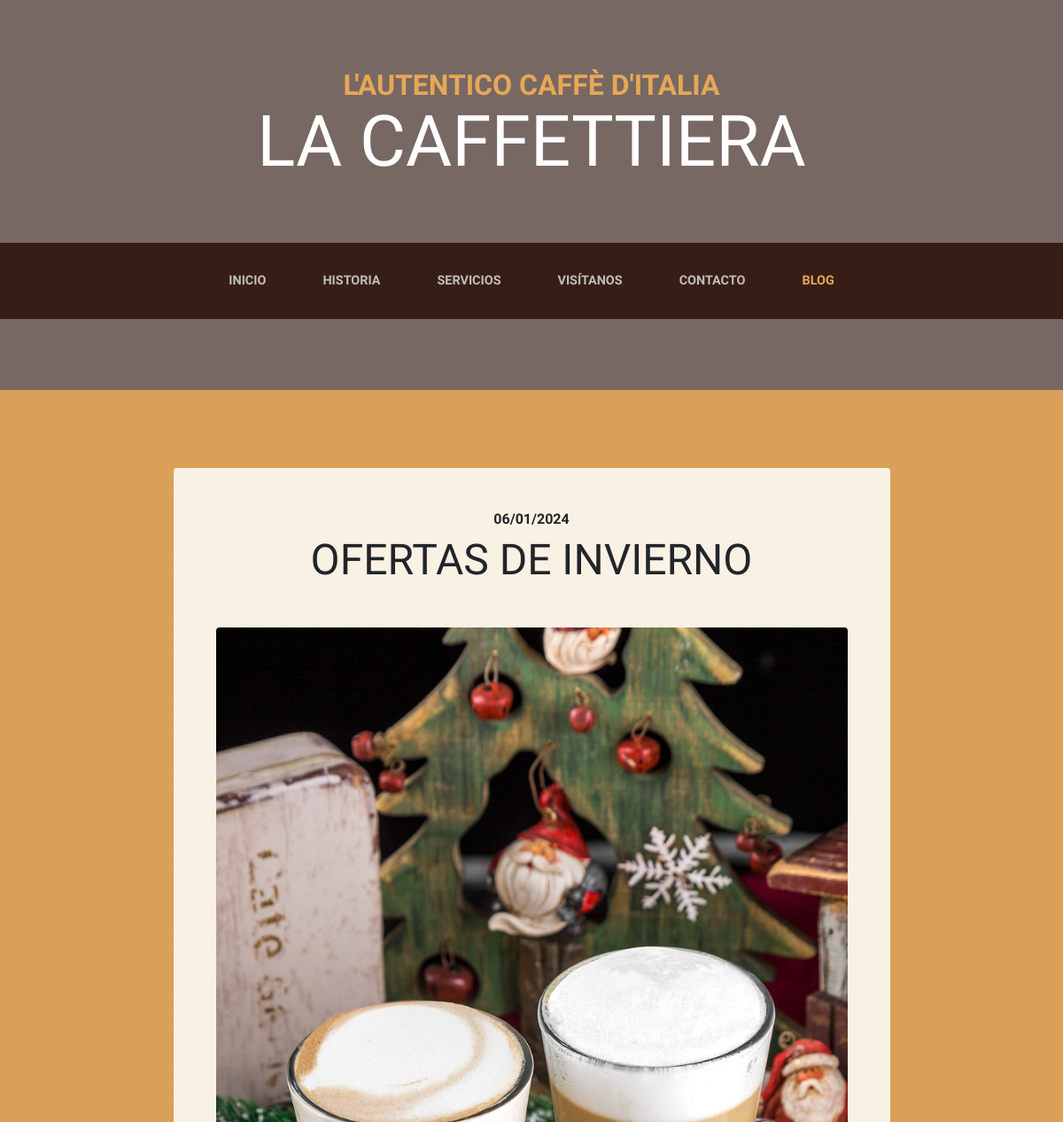
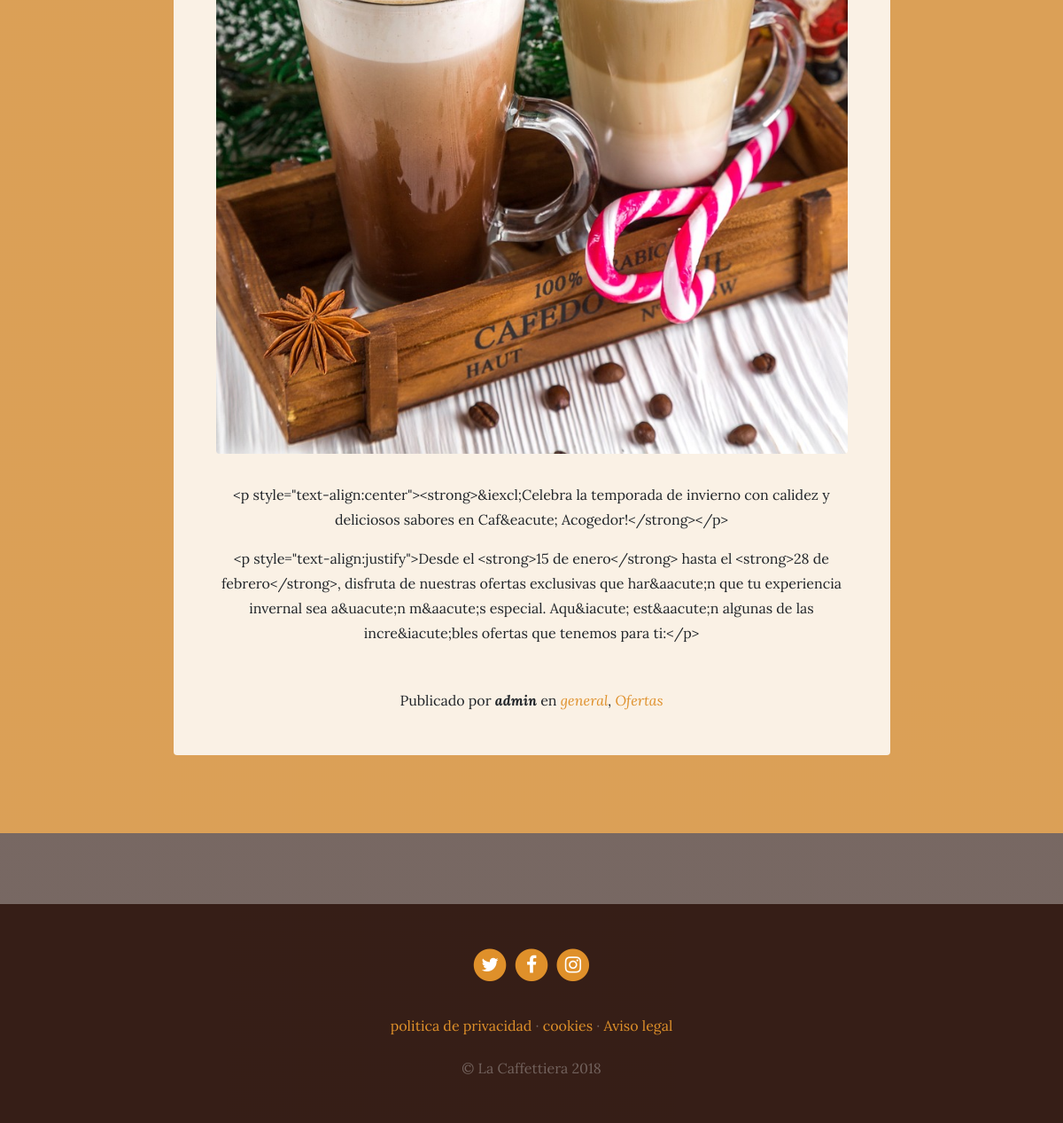
The app's page /blog/category/2/ with its own data (2 pictures, top to bottom).
### blog/models.py (models this page shows, shortened)
class Post(models.Model):
    title = models.CharField(max_length=200, verbose_name="Tìtulo")
    content = RichTextField(verbose_name="Contenido")
    published = models.DateTimeField(
        verbose_name="Fecha de publicacion", default=now)
    image = models.ImageField(verbose_name="Imagen",
                              upload_to="blog", null=True, blank=True)
    author = models.ForeignKey(
        User, verbose_name="Autor", on_delete=models.CASCADE)
    categories = models.ManyToManyField(
        Category, verbose_name="Categorias", related_name="get_posts")
    created = models.DateTimeField(
        auto_now_add=True, verbose_name="fecha de creacion")
    updated = models.DateTimeField(
        auto_now=True, verbose_name="fecha de edicion")
    class Meta:
        verbose_name = "entrada"
        verbose_name_plural = "entradas"
        ordering = ['-created']

class Category(models.Model):
    name = models.CharField(max_length=100, verbose_name="Nombre")
    created = models.DateTimeField(
        auto_now_add=True, verbose_name="fecha de creacion")
    updated = models.DateTimeField(
        auto_now=True, verbose_name="fecha de edicion")
    class Meta:
        verbose_name = "categoria"
        verbose_name_plural = "categorias"
        ordering = ['-created']

### pages/models.py (models this page shows, shortened)
class Page(models.Model):
    title = models.CharField(verbose_name="Título", max_length=200)
    content = RichTextField(verbose_name="Contenido")
    order = models.SmallIntegerField(verbose_name="Orden", default=0)
    created = models.DateTimeField(
        auto_now_add=True, verbose_name="fecha de creacion")
    updated = models.DateTimeField(
        auto_now=True, verbose_name="fecha de edicion")
    class Meta:
        verbose_name = "página"
        verbose_name_plural = "páginas"
        ordering = ['order', 'title']

### blog/views.py (the view)
# urls.py: path('category/<int:category_id>/', views.category, name="category")
def category(requests, category_id):
    category = get_object_or_404(Category, id=category_id)
    posts = Post.objects.filter(categories=category)
    return render(requests, 'blog/category.html', {'category': category, 'posts': posts})

### pages/templatetags/pages_extras.py (called while the page is built)
@register.simple_tag
def get_page_list():
    pages = Page.objects.all()
    return pages

### social/processors.py (called while the page is built)
def ctx_dict(request):
    ctx = {}
    links = Link.objects.all()
    for link in links:
        ctx[link.key] = link.url
    return ctx

### blog/templates/blog/category.html (shortened to what this page needs)
{% extends 'core/base.html' %}
{% load static %}
{% block content %}
{% for post in category.get_posts.all %}
  <section class="page-section cta">
    <div class="container">
      <div class="row">
        <div class="col-xl-9 mx-auto">
          <div class="cta-innerv text-center rounded">
            <h2 class="section-heading mb-5">
              <span class="section-heading-upper">{{post.published|date:"SHORT_DATE_FORMAT"}}</span>
              <span class="section-heading-lower">{{post.title}}</span>
            </h2>
            <p class="mb-0">
              <img class="mx-auto d-flex rounded img-fluid mb-3 mb-lg-0" src="{{post.image.url}}" alt="">
            </p>
            <p class="mb-0 mbt">
              {{post.content| linebreaks}}
            </p>
            <p class="mb-0 mbt">
              <span class="section-heading-under">Publicado por <em><b>{{post.author}}</b></em> en
                <em>
                  {% for category in post.categories.all %}
                    <a href="{% url 'category' category.id %}" class="link">{{category.name}}</a>{% if not forloop.last %},{% endif %}
                  {% endfor %}
                </em>
              </span>
            </p>
          </div>
        </div>
      </div>
    </div>
  </section>
{% endfor %}
{% endblock %}

### core/templates/core/base.html (shortened to what this page needs)
<!DOCTYPE html>
<html lang="es">
  <head>
    {% load static %}
    <link href="{% static 'core/vendor/bootstrap/css/bootstrap.min.css' %}" rel="stylesheet">
    <link href="{% static 'core/vendor/font-awesome/css/font-awesome.min.css' %}" rel="stylesheet" type="text/css">
    <link href="{% static 'core/css/business-casual.css' %}" rel="stylesheet">
  </head>
  <body>
    <h1 class="site-heading text-center text-white d-none d-lg-block">
      <span class="site-heading-upper text-primary mb-3">L'autentico caffè d'italia</span>
      <span class="site-heading-lower">La Caffettiera</span>
    </h1>
    <nav class="navbar navbar-expand-lg navbar-dark py-lg-4" id="mainNav">
      <div class="container">
        <div class="collapse navbar-collapse" id="navbarResponsive">
          <ul class="navbar-nav mx-auto">
            <li class="nav-item  px-lg-4 {% if request.path == '/' %} active {% endif %}">
              <a class="nav-link text-uppercase text-expanded" href="{% url 'home' %}">Inicio</a>
            </li>
            <li class="nav-item px-lg-4 {% if request.path == '/about/' %} active {% endif %}">
              <a class="nav-link text-uppercase text-expanded" href="{% url 'about' %}">Historia</a>
            </li>
            <li class="nav-item px-lg-4 {% if request.path == '/services/' %} active {% endif %}">
              <a class="nav-link text-uppercase text-expanded" href="{% url 'services' %}">Servicios</a>
            </li>
            <li class="nav-item px-lg-4 {% if request.path == '/store/' %} active {% endif %}">
              <a class="nav-link text-uppercase text-expanded" href="{% url 'store' %}">Visítanos</a>
            </li>
            <li class="nav-item px-lg-4 {% if request.path == '/contact/' %} active {% endif %}">
              <a class="nav-link text-uppercase text-expanded" href="{% url 'contact' %}">Contacto</a>
            </li>
            <li class="nav-item px-lg-4 {% if request.path|slice:":6" == '/blog/' %} active {% endif %}">
              <a class="nav-link text-uppercase text-expanded" href="{% url 'blog' %}">Blog</a>
            </li>
          </ul>
        </div>
      </div>
    </nav>
    {% block content %} {% endblock %}
    <footer class="footer text-faded text-center py-5">
      <div class="container">
        <p class="m-0">
          {% if LINK_TWITTER %}
	        <a href="{{LINK_TWITTER}}" class="link">
	          <span class="fa-stack fa-lg">
	            <i class="fa fa-circle fa-stack-2x"></i>
	            <i class="fa fa-twitter fa-stack-1x fa-inverse"></i>
	          </span>
	        </a>
          {% endif %}
          {% if LINK_FACEBOOK %}
	        <a href="{{LINK_FACEBOOK}}" class="link">
	          <span class="fa-stack fa-lg">
	            <i class="fa fa-circle fa-stack-2x"></i>
	            <i class="fa fa-facebook fa-stack-1x fa-inverse"></i>
	          </span>
	        </a>
          {% endif %}
          {% if LINK_INSTAGRAM %}
	        <a href="{{LINK_INSTAGRAM}}" class="link">
	          <span class="fa-stack fa-lg">
	            <i class="fa fa-circle fa-stack-2x"></i>
	            <i class="fa fa-instagram fa-stack-1x fa-inverse"></i>
	          </span>
	        </a>
          {% endif %}
	    </p>
        <p class="m-0 mbt">
          {% load pages_extras %}
          {% get_page_list as page_list %}
          {% for page in page_list %}
          <a href="{% url 'page' page.id page.title|slugify %}" class="link">{{page.title}}</a> {% if not forloop.last%}·{% endif %}
          {% endfor%}
		</p>
        <p class="m-0 mbt1">&copy; La Caffettiera 2018</p>
      </div>
	</footer>
  </body>
</html>

### core/static/core/css/business-casual.css (style rules this page uses)
body { font-family: 'Lora'; background: linear-gradient(rgba(47, 23, 15, 0.65), rgba(47, 23, 15, 0.65)), url("../img/bg.jpg"); background-attachment: fixed; background-position: center; background-size: cover; }
h1, h2, h3, h4, h5, h6 { font-family: 'Raleway'; }
p { line-height: 1.75; }
.text-faded { color: rgba(255, 255, 255, 0.3); }
.site-heading { margin-top: 5rem; margin-bottom: 5rem; text-transform: uppercase; line-height: 1; font-family: 'Raleway'; }
.site-heading .site-heading-upper { display: block; font-size: 2rem; font-weight: 800; }
.site-heading .site-heading-lower { font-size: 5rem; font-weight: 100; line-height: 4rem; }
.page-section { margin-top: 5rem; margin-bottom: 5rem; }
.section-heading { text-transform: uppercase; }
.section-heading .section-heading-upper { display: block; font-size: 1rem; font-weight: 800; padding-bottom:.5rem; }
.section-heading .section-heading-lower { display: block; font-size: 3rem; font-weight: 100; }
#mainNav { background-color: rgba(47, 23, 15, 0.9); font-family: 'Raleway'; }
#mainNav .navbar-nav .nav-item .nav-link { color: rgba(255, 255, 255, 0.7); font-weight: 800; }
#mainNav .navbar-nav .nav-item.active .nav-link { color: #e6a756; }
@media (min-width: 992px) { #mainNav .navbar-nav .nav-item .nav-link { font-size: 0.9rem; } }
.cta { padding-top: 5rem; padding-bottom: 5rem; background-color: rgba(230, 167, 86, 0.9); }
.cta .cta-innerv { position: relative; padding: 3rem; margin: 0.5rem; background-color: rgba(255, 255, 255, 0.85); }
.footer { background-color: rgba(47, 23, 15, 0.9); }
.text-primary { color: #e6a756 !important; }
.mbt { padding-top: 2rem; }
.mbt1 { padding-top: 1.25rem; }
a.link { color: #df902a; }

### records on screen
Post: published "06/01/2024", title "OFERTAS DE INVIERNO", image (picture), content "<p style=\"text-align:center\"><strong>&iexcl;Celebra la temporada de invierno con calidez y deliciosos sabores en Caf&eacute; Acogedor!</strong></p> <p style=\"text-align:justify\">Desde el <strong>15 de enero</strong> hasta el <strong>28 de febrero</strong>, disfruta de nuestras ofertas exclusivas que har&aacute;n que tu experiencia invernal sea a&uacute;n m&aacute;s especial. Aqu&iacute; est&aacute;n algunas de las incre&iacute;bles ofertas que tenemos para ti:</p>", author "admin"
Category: name "general"
Category: name "Ofertas"
Page: title "politica de privacidad"
Page: title "cookies"
Page: title "Aviso legal"
